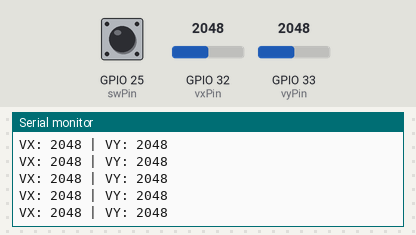
The sketch below on a simulated ESP32. Shown: the last lines printed to the serial monitor. The inputs (shaded band) are chosen by the test bench; at power-on: GPIO 32 (vxPin) = 2048, GPIO 33 (vyPin) = 2048, GPIO 25 (swPin) HIGH. USB keyboard and mouse output is not drawn.

Above: at 1.2 s.
1.3 s: GPIO 32 (vxPin) set to 2866
At 2.4 s:
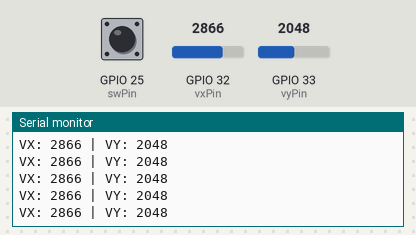
2.8 s: GPIO 33 (vyPin) set to 2866
At 3.4 s:
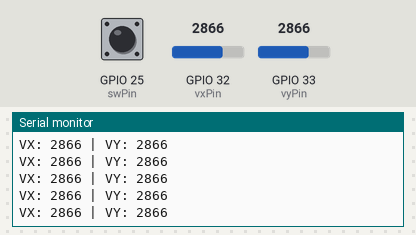
4.3 s: GPIO 32 (vxPin) set to 3603
At 4.8 s:
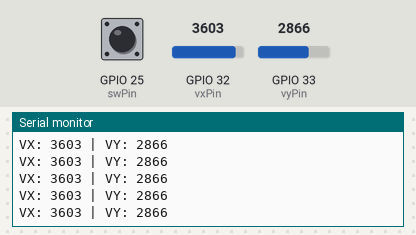
5.8 s: GPIO 33 (vyPin) set to 3603
At 6.6 s:
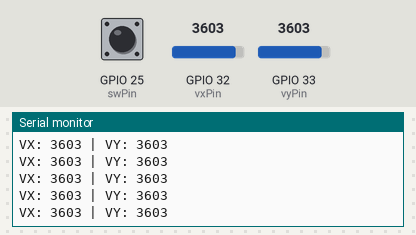
Timing chart, 0 to 8.3 s (numbered marks = the images above; inputs shaded):
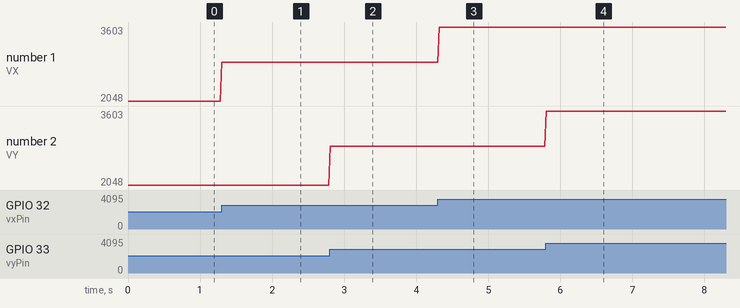

Measured:
- after the input at 1.3 s, the serial monitor: prints a new line at once (image 1)
- after the input at 2.8 s, the serial monitor: prints a new line at once (image 2)
- after the input at 4.3 s, the serial monitor: prints a new line at once (image 3)
- after the input at 5.8 s, the serial monitor: prints a new line at once (image 4)
- plotted number 1: 2048 → 2866 after the input at 1.3 s, 2866 → 3603 after the input at 4.3 s

The sketch:

mouse.ino
```cpp
#include "BleMouse.h"    // Include the Bluetooth Mouse library

// Create a BluetoothMouse object
BleMouse bleMouse;

// Define the pins for the joystick and the switch
const int vxPin = 32;     // Joystick x-axis (horizontal) -> GPIO 32 (analog)
const int vyPin = 33;     // Joystick y-axis (vertical) -> GPIO 33 (analog)
const int swPin = 25;     // Joystick button switch -> GPIO 25 (digital)

// Sensitivity for cursor movement
int sensitivity = 20;  // Adjust this value to control cursor speed

// Define the new center values and dead zone for joystick movement
int centerValue = 2000;  // Central value based on your joystick's calibration
int deadZone = 200;      // Wider dead zone to prevent small movements

void setup() {
  // Initialize serial communication for debugging
  Serial.begin(9600);

  // Begin Bluetooth Mouse
  bleMouse.begin();

  Serial.println("Bluetooth Mouse is ready to pair");

  // Configure analog pins with pull-down resistors if needed
  pinMode(vxPin, INPUT_PULLDOWN);
  pinMode(vyPin, INPUT_PULLDOWN);

  // Configure the joystick button pin
  pinMode(swPin, INPUT_PULLUP);  // Joystick button uses pull-up resistor
}

void loop() {
  if (bleMouse.isConnected()) {
    // Read joystick values
    int vxValue = analogRead(vxPin);
    int vyValue = analogRead(vyPin);
    int swValue = digitalRead(swPin);  // Read joystick button state

    // Print joystick values for debugging
    Serial.print("VX: ");
    Serial.print(vxValue);
    Serial.print(" | VY: ");
    Serial.println(vyValue);

    // Center the readings around the new center value (3000)
    int xDeviation = vxValue - centerValue;
    int yDeviation = vyValue - centerValue;

    int deltaX = 0;
    int deltaY = 0;

    // Map the deviations to cursor movement if outside the widened dead zone
    if (abs(xDeviation) > deadZone) {
      deltaX = map(xDeviation, -2048, 2047, -sensitivity, sensitivity);
    }

    if (abs(yDeviation) > deadZone) {
      deltaY = map(yDeviation, -2048, 2047, -sensitivity, sensitivity);
    }

    // Move the cursor based on joystick input
    bleMouse.move(deltaX, -deltaY);  // Invert deltaY for natural movement

    // Handle joystick button press for mouse click
    if (swValue == LOW) {  // Button is pressed (active low)
      if (!bleMouse.isPressed(MOUSE_LEFT)) {
        bleMouse.press(MOUSE_LEFT);  // Press left mouse button
      }
    } else {
      if (bleMouse.isPressed(MOUSE_LEFT)) {
        bleMouse.release(MOUSE_LEFT);  // Release left mouse button
      }
    }

    delay(20);  // Smoother movement
  } else {
    Serial.println("Mouse not connected");
    delay(1000);  // Check every second if the Bluetooth mouse is connected
  }
}
```
